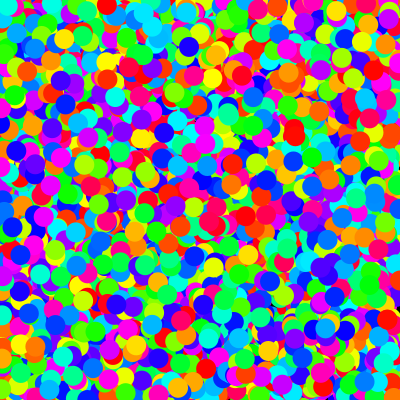
Frame 1 (no input)
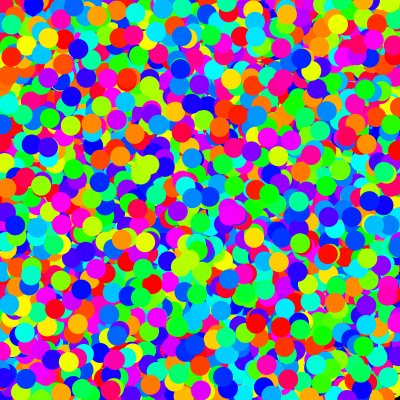
Frame 60 (the mouse pressed at the canvas centre just before this capture)
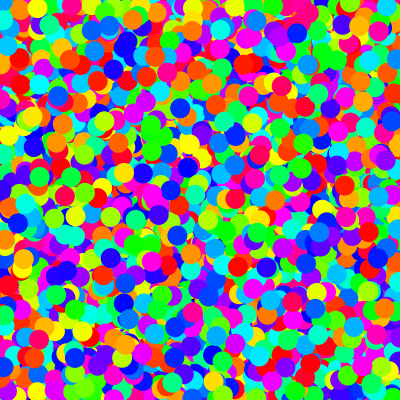
Frame 120 (the mouse held since frame 60 and released just before this capture)

The Processing sketch that drew these frames (run headless with seeded random() and noise(); from frame 60 on, the mouse is pressed at the canvas centre):

// Processing sketch: TraslationBenchmark
// ── TraslationBenchmark.pde
final int BENCH_DIMENSION = 5000;
final boolean TRANSLATED = true;

/* 
  RESULTS:
  Adding a translation matrix to each element slightly increases computation time.
  For 5000 elements on my testing machine it renders in 9.67 FPS for
  non translated elements, and 9.32 FPS for translated ones.
*/

Ball[] b;

void setup() {
	size(400,400);
	colorMode(HSB);

	b = new Ball[BENCH_DIMENSION];

	for (int i=0; i<BENCH_DIMENSION; ++i) {
		if (TRANSLATED) b[i] = new TranslatedBall();
		else b[i] = new PositionalBall();
	}
}

void draw() {
  background(0);
	for (Ball B : b) {
		B.update();
		B.display();
	}

	if (frameCount % 60 == 0) {
		if (TRANSLATED) println("TranslatedBall FPS for " + BENCH_DIMENSION + " elements: " + frameRate + " fps");
		else println("PositionalBall FPS for " + BENCH_DIMENSION + " elements: " + frameRate + " fps");
	}
}


abstract class Ball {
	PVector pos;
	PVector vel;
	float dim;
	color col;

	Ball() {
		pos = new PVector(random(width), random(height));
		vel = new PVector(random(-2, 2), random(-2, 2));
		dim = 20;
		col = color(random(255), 255, 255);
	}

  abstract void display();

	void update() {
		pos.add(vel);
		if (pos.x > width) {
			pos.x = width;
			vel.x *= -1;
		}
		if (pos.x < 0) {
			pos.x = 0;
			vel.x *= -1;
		}
		if (pos.y > height) {
			pos.y = height;
			vel.y *= -1;
		}
		if (pos.y < 0) {
			pos.y = 0;
			vel.y *= -1;
		}
	}
}

class TranslatedBall extends Ball {
	void display() {
		pushStyle();
		pushMatrix();
		noStroke();
		fill(col);
		translate(pos.x, pos.y);
		ellipse(0, 0, dim, dim);
		popMatrix();
		popStyle();
	}
}

class PositionalBall extends Ball {
	void display() {
		pushStyle();
		noStroke();
		fill(col);
		ellipse(pos.x, pos.y, dim, dim);
		popStyle();
	}
}
